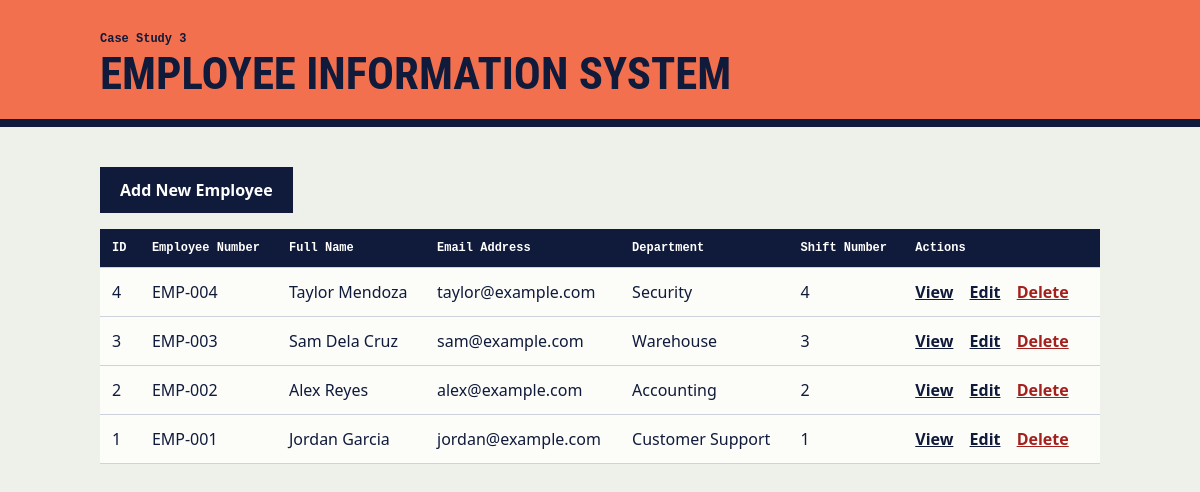
The app's page /employee-system/index.php with its own data.
### tables this page shows
CREATE TABLE employees (
    id INT AUTO_INCREMENT PRIMARY KEY,
    employee_number VARCHAR(30) NOT NULL,
    full_name VARCHAR(100) NOT NULL,
    email VARCHAR(100) NOT NULL,
    department VARCHAR(100) NOT NULL,
    shift_number INT NOT NULL
);

### employee-system/index.php (the view, shortened to what this page needs)
<?php
require_once 'config.php';
function e($value): string
{
    return htmlspecialchars((string) $value, ENT_QUOTES, 'UTF-8');
}
$statement = $pdo->query('SELECT id, employee_number, full_name, email, department, shift_number FROM employees ORDER BY id DESC');
$records = $statement->fetchAll();
?>
<!DOCTYPE html>
<html lang="en">
<head>
    <link rel="stylesheet" href="../assets/crud.css">
</head>
<body class="case-3">
<header>
    <p class="case-no">Case Study 3</p>
    <h1>Employee Information System</h1>
</header>
<main>
    <p><a class="button" href="create.php">Add New Employee</a></p>
    <?php if (count($records) === 0): ?>
        <p class="empty">No records found.</p>
    <?php else: ?>
        <div class="table-wrap">
        <table border="1" cellpadding="6">
            <tr>
                <th>ID</th>
                <th>Employee Number</th>
                <th>Full Name</th>
                <th>Email Address</th>
                <th>Department</th>
                <th>Shift Number</th>
                <th>Actions</th>
            </tr>
            <?php foreach ($records as $record): ?>
            <tr>
                <td data-label="ID"><?= e($record['id']) ?></td>
                <td data-label="Employee Number"><?= e($record['employee_number']) ?></td>
                <td data-label="Full Name"><?= e($record['full_name']) ?></td>
                <td data-label="Email Address"><?= e($record['email']) ?></td>
                <td data-label="Department"><?= e($record['department']) ?></td>
                <td data-label="Shift Number"><?= e($record['shift_number']) ?></td>
                <td class="actions">
                    <a href="view.php?id=<?= e($record['id']) ?>">View</a>
                    <a href="edit.php?id=<?= e($record['id']) ?>">Edit</a>
                    <a class="danger" href="delete.php?id=<?= e($record['id']) ?>">Delete</a>
                </td>
            </tr>
            <?php endforeach; ?>
        </table>
        </div>
    <?php endif; ?>
</main>
</body>
</html>

### assets/crud.css (style rules this page uses)
:root { --ink: #101a3a; --folder: #f4b223; }
.case-3 { --folder: #f2704e; }
* { box-sizing: border-box; }
body { margin: 0; font-family: "IBM Plex Sans", "Segoe UI", Arial, sans-serif; background: #eef0ea; color: var(--ink); line-height: 1.5; }
header { background: var(--folder); border-bottom: 8px solid var(--ink); padding: 18px max(16px, calc((100% - 1000px) / 2)) 22px; }
h1 { font-family: "Arial Narrow", "Roboto Condensed", Impact, sans-serif; font-size: clamp(1.8rem, 5vw, 2.8rem); text-transform: uppercase; line-height: 1.05; margin: 4px 0 0; }
.case-no { font: 600 .75rem Consolas, monospace; margin: 14px 0 0; }
main { max-width: 1032px; margin: 0 auto; padding: 24px 16px 60px; }
a { color: var(--ink); font-weight: 600; }
.button, button { display: inline-block; background: var(--ink); color: #fff; border: 0; padding: 11px 20px; font: 700 .95rem inherit; font-family: inherit; text-decoration: none; cursor: pointer; margin-right: 14px; }
.table-wrap { overflow-x: auto; }
table { width: 100%; border-collapse: collapse; background: #fcfdf9; border: 0; }
th, td { border: 0; border-bottom: 1px solid #cdd2dc; padding: 12px; text-align: left; overflow-wrap: anywhere; }
th { background: var(--ink); color: #fff; font: 600 .75rem Consolas, monospace; overflow-wrap: normal; }
.actions { white-space: nowrap; }
.actions a { margin-right: 12px; }
a.danger { color: #a3201d; }

### records on screen
employees: id "4", employee_number "EMP-004", full_name "Taylor Mendoza", email "taylor@example.com", department "Security", shift_number "4"
employees: id "3", employee_number "EMP-003", full_name "Sam Dela Cruz", email "sam@example.com", department "Warehouse", shift_number "3"
employees: id "2", employee_number "EMP-002", full_name "Alex Reyes", email "alex@example.com", department "Accounting", shift_number "2"
employees: id "1", employee_number "EMP-001", full_name "Jordan Garcia", email "jordan@example.com", department "Customer Support", shift_number "1"
